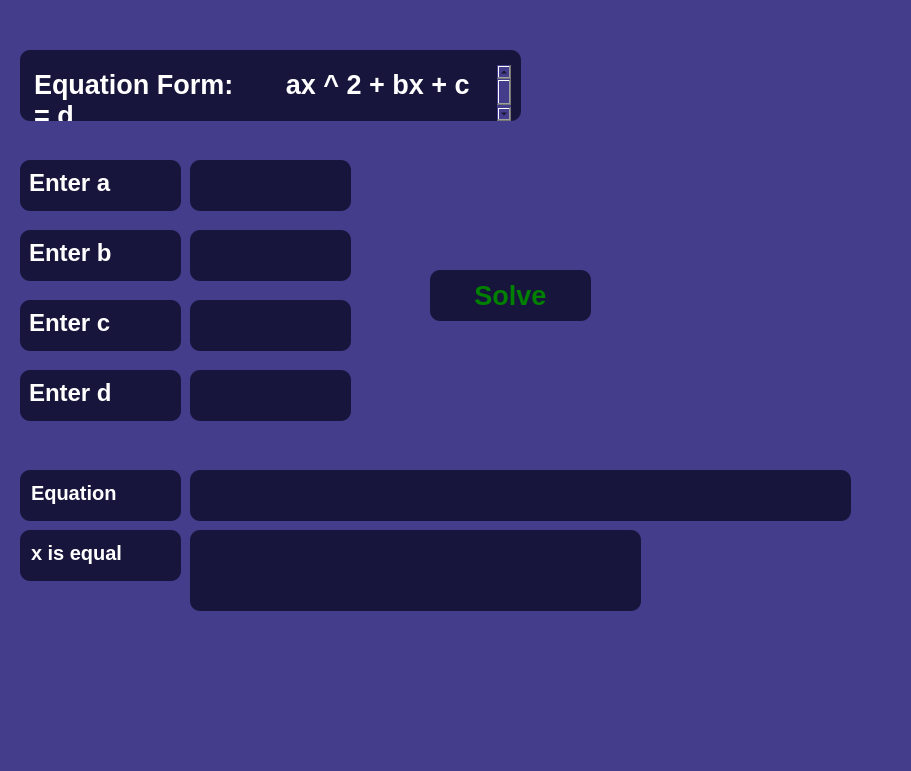
   <widget class="QWidget" name="quadraticEquationSolverMenu" native="true">
    <property name="geometry">
     <rect>
      <x>280</x>
      <y>-20</y>
      <width>911</width>
      <height>771</height>
     </rect>
    </property>
    <property name="styleSheet">
     <string notr="true">background-color: #433D8B;</string>
    </property>
    <widget class="QPlainTextEdit" name="quadraticEquationFromTextEdit">
     <property name="geometry">
      <rect>
       <x>20</x>
       <y>50</y>
       <width>501</width>
       <height>71</height>
      </rect>
     </property>
     <property name="styleSheet">
      <string notr="true">QPlainTextEdit {
    font-family: 'Lato', sans-serif;
    font-size: 20pt;
    font-weight: 700;
    color: #ffffff;
    background-color: #17153B;
    border: none;
    border-radius: 10px;
    padding: 15px 10px 0px 10px; /* Adjust padding for button size */
    text-align: center;
}
</string>
     </property>
     <property name="readOnly">
      <bool>true</bool>
     </property>
     <property name="plainText">
      <string>Equation Form:       ax ^ 2 + bx + c = d   </string>
     </property>
    </widget>
    <widget class="QTextEdit" name="enter_a_TextEdit_quadratic">
     <property name="geometry">
      <rect>
       <x>190</x>
       <y>160</y>
       <width>161</width>
       <height>51</height>
      </rect>
     </property>
     <property name="styleSheet">
      <string notr="true">QTextEdit {
    font-family: 'Lato', sans-serif;
    font-size: 20pt;
    font-weight: 700;
    color: #ffffff;
    background-color: #17153B;
    border: none;
    border-radius: 10px;
    padding: 1px; /* Adjust padding for button size */
    text-align: center;
}
</string>
     </property>
    </widget>
    <widget class="QTextEdit" name="enter_b_TextEdit_quadratic">
     <property name="geometry">
      <rect>
       <x>190</x>
       <y>230</y>
       <width>161</width>
       <height>51</height>
      </rect>
     </property>
     <property name="styleSheet">
      <string notr="true">QTextEdit {
    font-family: 'Lato', sans-serif;
    font-size: 20pt;
    font-weight: 700;
    color: #ffffff;
    background-color: #17153B;
    border: none;
    border-radius: 10px;
    padding: 1px; /* Adjust padding for button size */
    text-align: center;
}
</string>
     </property>
    </widget>
    <widget class="QTextEdit" name="showResultQuadraticEquationTextEdit">
     <property name="geometry">
      <rect>
       <x>190</x>
       <y>470</y>
       <width>661</width>
       <height>51</height>
      </rect>
     </property>
     <property name="styleSheet">
      <string notr="true">QTextEdit {
    font-family: 'Lato', sans-serif;
    font-size: 20pt;
    font-weight: 700;
    color: #ffffff;
    background-color: #17153B;
    border: none;
    border-radius: 10px;
    padding: 1px; /* Adjust padding for button size */
    text-align: center;
}
</string>
     </property>
     <property name="readOnly">
      <bool>true</bool>
     </property>
    </widget>
    <widget class="QTextEdit" name="showResultXInQuadraticTextEdit">
     <property name="geometry">
      <rect>
       <x>190</x>
       <y>530</y>
       <width>451</width>
       <height>81</height>
      </rect>
     </property>
     <property name="styleSheet">
      <string notr="true">QTextEdit {
    font-family: 'Lato', sans-serif;
    font-size: 20pt;
    font-weight: 700;
    color: #ffffff;
    background-color: #17153B;
    border: none;
    border-radius: 10px;
    padding: 1px; /* Adjust padding for button size */
    text-align: center;
}
</string>
     </property>
     <property name="readOnly">
      <bool>true</bool>
     </property>
    </widget>
    <widget class="QTextEdit" name="labelEnter_a_quadratic">
     <property name="geometry">
      <rect>
       <x>20</x>
       <y>160</y>
       <width>161</width>
       <height>51</height>
      </rect>
     </property>
     <property name="styleSheet">
      <string notr="true">QTextEdit {
    font-family: 'Lato', sans-serif;
    font-size: 15pt;
    font-weight: 700;
    color: #ffffff;
    background-color: #17153B;
    border: none;
    border-radius: 10px;
    padding: 5px; /* Adjust padding for button size */
    text-align: center;
}
</string>
     </property>
     <property name="readOnly">
      <bool>true</bool>
     </property>
     <property name="html">
      <string>&lt;!DOCTYPE HTML PUBLIC &quot;-//W3C//DTD HTML 4.0//EN&quot; &quot;http://www.w3.org/TR/REC-html40/strict.dtd&quot;&gt;
&lt;html&gt;&lt;head&gt;&lt;meta name=&quot;qrichtext&quot; content=&quot;1&quot; /&gt;&lt;meta charset=&quot;utf-8&quot; /&gt;&lt;style type=&quot;text/css&quot;&gt;
p, li { white-space: pre-wrap; }
hr { height: 1px; border-width: 0; }
li.unchecked::marker { content: &quot;\2610&quot;; }
li.checked::marker { content: &quot;\2612&quot;; }
&lt;/style&gt;&lt;/head&gt;&lt;body style=&quot; font-family:'Lato','sans-serif'; font-size:15pt; font-weight:700; font-style:normal;&quot;&gt;
&lt;p style=&quot; margin-top:0px; margin-bottom:0px; margin-left:0px; margin-right:0px; -qt-block-indent:0; text-indent:0px;&quot;&gt;&lt;span style=&quot; font-size:18pt;&quot;&gt;Enter a&lt;/span&gt;&lt;/p&gt;&lt;/body&gt;&lt;/html&gt;</string>
     </property>
    </widget>
    <widget class="QTextEdit" name="labelEnter_b_quadratic">
     <property name="geometry">
      <rect>
       <x>20</x>
       <y>230</y>
       <width>161</width>
       <height>51</height>
      </rect>
     </property>
     <property name="styleSheet">
      <string notr="true">QTextEdit {
    font-family: 'Lato', sans-serif;
    font-size: 15pt;
    font-weight: 700;
    color: #ffffff;
    background-color: #17153B;
    border: none;
    border-radius: 10px;
    padding: 5px; /* Adjust padding for button size */
    text-align: center;
}
</string>
     </property>
     <property name="readOnly">
      <bool>true</bool>
     </property>
     <property name="html">
      <string>&lt;!DOCTYPE HTML PUBLIC &quot;-//W3C//DTD HTML 4.0//EN&quot; &quot;http://www.w3.org/TR/REC-html40/strict.dtd&quot;&gt;
&lt;html&gt;&lt;head&gt;&lt;meta name=&quot;qrichtext&quot; content=&quot;1&quot; /&gt;&lt;meta charset=&quot;utf-8&quot; /&gt;&lt;style type=&quot;text/css&quot;&gt;
p, li { white-space: pre-wrap; }
hr { height: 1px; border-width: 0; }
li.unchecked::marker { content: &quot;\2610&quot;; }
li.checked::marker { content: &quot;\2612&quot;; }
&lt;/style&gt;&lt;/head&gt;&lt;body style=&quot; font-family:'Lato','sans-serif'; font-size:15pt; font-weight:700; font-style:normal;&quot;&gt;
&lt;p style=&quot; margin-top:0px; margin-bottom:0px; margin-left:0px; margin-right:0px; -qt-block-indent:0; text-indent:0px;&quot;&gt;&lt;span style=&quot; font-size:18pt;&quot;&gt;Enter b&lt;/span&gt;&lt;/p&gt;&lt;/body&gt;&lt;/html&gt;</string>
     </property>
    </widget>
    <widget class="QTextEdit" name="labelEnter_c_quadratic">
     <property name="geometry">
      <rect>
       <x>20</x>
       <y>300</y>
       <width>161</width>
       <height>51</height>
      </rect>
     </property>
     <property name="styleSheet">
      <string notr="true">QTextEdit {
    font-family: 'Lato', sans-serif;
    font-size: 15pt;
    font-weight: 700;
    color: #ffffff;
    background-color: #17153B;
    border: none;
    border-radius: 10px;
    padding: 5px; /* Adjust padding for button size */
    text-align: center;
}
</string>
     </property>
     <property name="readOnly">
      <bool>true</bool>
     </property>
     <property name="html">
      <string>&lt;!DOCTYPE HTML PUBLIC &quot;-//W3C//DTD HTML 4.0//EN&quot; &quot;http://www.w3.org/TR/REC-html40/strict.dtd&quot;&gt;
&lt;html&gt;&lt;head&gt;&lt;meta name=&quot;qrichtext&quot; content=&quot;1&quot; /&gt;&lt;meta charset=&quot;utf-8&quot; /&gt;&lt;style type=&quot;text/css&quot;&gt;
p, li { white-space: pre-wrap; }
hr { height: 1px; border-width: 0; }
li.unchecked::marker { content: &quot;\2610&quot;; }
li.checked::marker { content: &quot;\2612&quot;; }
&lt;/style&gt;&lt;/head&gt;&lt;body style=&quot; font-family:'Lato','sans-serif'; font-size:15pt; font-weight:700; font-style:normal;&quot;&gt;
&lt;p style=&quot; margin-top:0px; margin-bottom:0px; margin-left:0px; margin-right:0px; -qt-block-indent:0; text-indent:0px;&quot;&gt;&lt;span style=&quot; font-size:18pt;&quot;&gt;Enter c&lt;/span&gt;&lt;/p&gt;&lt;/body&gt;&lt;/html&gt;</string>
     </property>
    </widget>
    <widget class="QTextEdit" name="enter_c_TextEdit_quadratic">
     <property name="geometry">
      <rect>
       <x>190</x>
       <y>300</y>
       <width>161</width>
       <height>51</height>
      </rect>
     </property>
     <property name="styleSheet">
      <string notr="true">QTextEdit {
    font-family: 'Lato', sans-serif;
    font-size: 20pt;
    font-weight: 700;
    color: #ffffff;
    background-color: #17153B;
    border: none;
    border-radius: 10px;
    padding: 1px; /* Adjust padding for button size */
    text-align: center;
}
</string>
     </property>
    </widget>
    <widget class="QTextEdit" name="labelEquationQuadratic">
     <property name="geometry">
      <rect>
       <x>20</x>
       <y>470</y>
       <width>161</width>
       <height>51</height>
      </rect>
     </property>
     <property name="styleSheet">
      <string notr="true">QTextEdit {
    font-family: 'Lato', sans-serif;
    font-size: 15pt;
    font-weight: 700;
    color: #ffffff;
    background-color: #17153B;
    border: none;
    border-radius: 10px;
    padding: 7px; /* Adjust padding for button size */
    text-align: center;
}
</string>
     </property>
     <property name="readOnly">
      <bool>true</bool>
     </property>
     <property name="html">
      <string>&lt;!DOCTYPE HTML PUBLIC &quot;-//W3C//DTD HTML 4.0//EN&quot; &quot;http://www.w3.org/TR/REC-html40/strict.dtd&quot;&gt;
&lt;html&gt;&lt;head&gt;&lt;meta name=&quot;qrichtext&quot; content=&quot;1&quot; /&gt;&lt;meta charset=&quot;utf-8&quot; /&gt;&lt;style type=&quot;text/css&quot;&gt;
p, li { white-space: pre-wrap; }
hr { height: 1px; border-width: 0; }
li.unchecked::marker { content: &quot;\2610&quot;; }
li.checked::marker { content: &quot;\2612&quot;; }
&lt;/style&gt;&lt;/head&gt;&lt;body style=&quot; font-family:'Lato','sans-serif'; font-size:15pt; font-weight:700; font-style:normal;&quot;&gt;
&lt;p style=&quot; margin-top:0px; margin-bottom:0px; margin-left:0px; margin-right:0px; -qt-block-indent:0; text-indent:0px;&quot;&gt;Equation &lt;/p&gt;&lt;/body&gt;&lt;/html&gt;</string>
     </property>
    </widget>
    <widget class="QTextEdit" name="labelXisEqualQuadratic">
     <property name="geometry">
      <rect>
       <x>20</x>
       <y>530</y>
       <width>161</width>
       <height>51</height>
      </rect>
     </property>
     <property name="styleSheet">
      <string notr="true">QTextEdit {
    font-family: 'Lato', sans-serif;
    font-size: 15pt;
    font-weight: 700;
    color: #ffffff;
    background-color: #17153B;
    border: none;
    border-radius: 10px;
    padding: 7px; /* Adjust padding for button size */
    text-align: center;
}
</string>
     </property>
     <property name="readOnly">
      <bool>true</bool>
     </property>
     <property name="html">
      <string>&lt;!DOCTYPE HTML PUBLIC &quot;-//W3C//DTD HTML 4.0//EN&quot; &quot;http://www.w3.org/TR/REC-html40/strict.dtd&quot;&gt;
&lt;html&gt;&lt;head&gt;&lt;meta name=&quot;qrichtext&quot; content=&quot;1&quot; /&gt;&lt;meta charset=&quot;utf-8&quot; /&gt;&lt;style type=&quot;text/css&quot;&gt;
p, li { white-space: pre-wrap; }
hr { height: 1px; border-width: 0; }
li.unchecked::marker { content: &quot;\2610&quot;; }
li.checked::marker { content: &quot;\2612&quot;; }
&lt;/style&gt;&lt;/head&gt;&lt;body style=&quot; font-family:'Lato','sans-serif'; font-size:15pt; font-weight:700; font-style:normal;&quot;&gt;
&lt;p style=&quot; margin-top:0px; margin-bottom:0px; margin-left:0px; margin-right:0px; -qt-block-indent:0; text-indent:0px;&quot;&gt;x is equal&lt;/p&gt;&lt;/body&gt;&lt;/html&gt;</string>
     </property>
    </widget>
    <widget class="QPushButton" name="quadraticEquationSolveButton">
     <property name="geometry">
      <rect>
       <x>430</x>
       <y>270</y>
       <width>161</width>
       <height>51</height>
      </rect>
     </property>
     <property name="styleSheet">
      <string notr="true">QPushButton {
    font-family: 'Lato', sans-serif;
    font-size: 20pt;
    font-weight: 700;
    color: green;
    background-color: #17153B;
    border: none;
    border-radius: 10px;
    padding: 10px 20px; /* Adjust padding for button size */
    text-align: center;
}

QPushButton:hover {
    background-color: #2E236C;
    opacity: 0.5; /* Fade effect on hover */
}</string>
     </property>
     <property name="text">
      <string>Solve</string>
     </property>
     <property name="icon">
      <iconset theme="QIcon::ThemeIcon::MediaPlaybackStart"/>
     </property>
    </widget>
    <widget class="QTextEdit" name="labelEnter_d_quadratic">
     <property name="geometry">
      <rect>
       <x>20</x>
       <y>370</y>
       <width>161</width>
       <height>51</height>
      </rect>
     </property>
     <property name="styleSheet">
      <string notr="true">QTextEdit {
    font-family: 'Lato', sans-serif;
    font-size: 15pt;
    font-weight: 700;
    color: #ffffff;
    background-color: #17153B;
    border: none;
    border-radius: 10px;
    padding: 5px; /* Adjust padding for button size */
    text-align: center;
}
</string>
     </property>
     <property name="readOnly">
      <bool>true</bool>
     </property>
     <property name="html">
      <string>&lt;!DOCTYPE HTML PUBLIC &quot;-//W3C//DTD HTML 4.0//EN&quot; &quot;http://www.w3.org/TR/REC-html40/strict.dtd&quot;&gt;
&lt;html&gt;&lt;head&gt;&lt;meta name=&quot;qrichtext&quot; content=&quot;1&quot; /&gt;&lt;meta charset=&quot;utf-8&quot; /&gt;&lt;style type=&quot;text/css&quot;&gt;
p, li { white-space: pre-wrap; }
hr { height: 1px; border-width: 0; }
li.unchecked::marker { content: &quot;\2610&quot;; }
li.checked::marker { content: &quot;\2612&quot;; }
&lt;/style&gt;&lt;/head&gt;&lt;body style=&quot; font-family:'Lato','sans-serif'; font-size:15pt; font-weight:700; font-style:normal;&quot;&gt;
&lt;p style=&quot; margin-top:0px; margin-bottom:0px; margin-left:0px; margin-right:0px; -qt-block-indent:0; text-indent:0px;&quot;&gt;&lt;span style=&quot; font-size:18pt;&quot;&gt;Enter d&lt;/span&gt;&lt;/p&gt;&lt;/body&gt;&lt;/html&gt;</string>
     </property>
    </widget>
    <widget class="QTextEdit" name="enter_d_TextEdit_quadratic">
     <property name="geometry">
      <rect>
       <x>190</x>
       <y>370</y>
       <width>161</width>
       <height>51</height>
      </rect>
     </property>
     <property name="styleSheet">
      <string notr="true">QTextEdit {
    font-family: 'Lato', sans-serif;
    font-size: 20pt;
    font-weight: 700;
    color: #ffffff;
    background-color: #17153B;
    border: none;
    border-radius: 10px;
    padding: 1px; /* Adjust padding for button size */
    text-align: center;
}
</string>
     </property>
    </widget>
   </widget>
